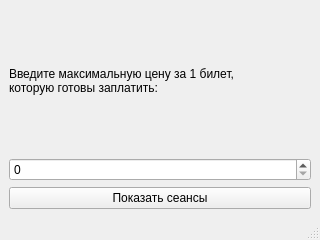
<?xml version="1.0" encoding="UTF-8"?>
<ui version="4.0">
 <class>MainWindow</class>
 <widget class="QMainWindow" name="MainWindow">
  <property name="geometry">
   <rect>
    <x>0</x>
    <y>0</y>
    <width>320</width>
    <height>240</height>
   </rect>
  </property>
  <property name="windowTitle">
   <string>Выбор цены</string>
  </property>
  <widget class="QWidget" name="centralwidget">
   <layout class="QVBoxLayout" name="verticalLayout">
    <item>
     <widget class="QLabel" name="label">
      <property name="text">
       <string>Введите максимальную цену за 1 билет, 
которую готовы заплатить:</string>
      </property>
     </widget>
    </item>
    <item>
     <widget class="QSpinBox" name="spinBox">
      <property name="minimum">
       <number>0</number>
      </property>
      <property name="maximum">
       <number>99999</number>
      </property>
     </widget>
    </item>
    <item>
     <widget class="QPushButton" name="pushButton">
      <property name="text">
       <string>Показать сеансы</string>
      </property>
     </widget>
    </item>
   </layout>
  </widget>
  <widget class="QMenuBar" name="menubar">
   <property name="geometry">
    <rect>
     <x>0</x>
     <y>0</y>
     <width>320</width>
     <height>22</height>
    </rect>
   </property>
  </widget>
  <widget class="QStatusBar" name="statusbar"/>
 </widget>
 <resources/>
 <connections/>
</ui>
